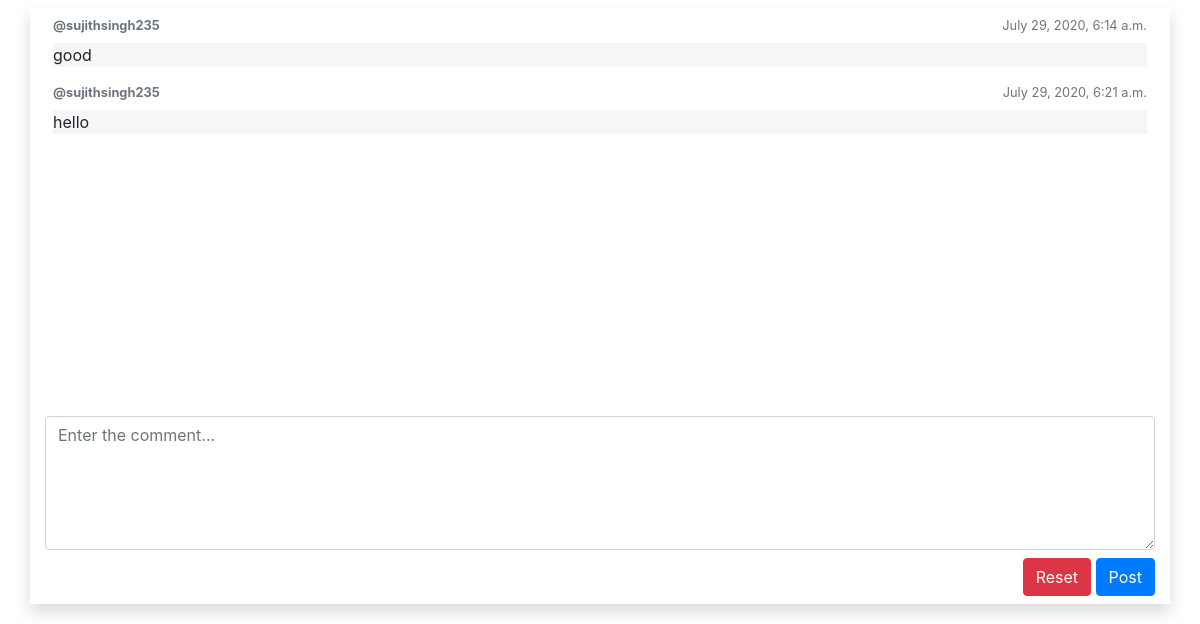
Screenshot of /public/forum/comments/31 (signed in) with the database file from the repository.
### public_forum/models.py (models this page shows)
class comments(models.Model):  # Comments for the answers in the public forum
    answer_id = models.IntegerField()
    user = models.CharField(max_length=25)
    name = models.CharField(max_length=25)
    posted_time = models.DateTimeField()
    comment = models.CharField(max_length=100)

### user_signup/decorators.py (the view)
	def wrap(request,*args,**kwargs):
		if 'id' in request.session:
			return function(request,*args,**kwargs)
		else:
			messages.info(request,'Login to continue')
			return redirect('user_login')

### public_forum/views.py (called while the page is built, shortened)
@login_required
def comments_view(request, id):
    comment = comments.objects.filter(answer_id=id).order_by('posted_time')
    if len(comment) != 0:
        exist = True
    else:
        exist = False
    auth_uname = request.session.get('username',None)
    auth_uid = request.session.get('id',None)
    auth_role = request.session.get('role',None)
    context = {
        'comments': comment,
        'exist': exist,
        'auth_uname' : auth_uname,
        'auth_uid' : auth_uid,
        'auth_role' : auth_role
    }
    return render(request, "public_forum/comments.html", context)

### templates/public_forum/comments.html (shortened to what this page needs)
{% extends 'base.html' %}
{% block content %}
	<div class="container shadow">
		<div class="sansserif my-2" id="comment-workplace" style="height:50vh;overflow-y:scroll !important">
			{% if exist %}
			{% for comment in comments %}
			<div id="comment-template" class="m-2">
				<div class="d-flex comment-profile-div my-2">
					<small class="comment-username font-weight-bold text-muted">@{{comment.user}}</small>
					<small class="ml-auto text-muted">{{comment.posted_time}}</small>
				</div>
				<p style="background-color:#f5f6f7" id="comment-paragraph">{{comment.comment}}</p>
			</div>
			{% endfor %}
			{% else %}
			<div class="d-flex justify-content-center align-items-center" style="height:50vh">
				<h1 class="font-weight-bold">No Comments</h1>
			</div>
			{% endif %}
		</div>
		<form method="POST">
		<div class="row mx-0">
			<textarea name="comment" required="required" class="form-control" placeholder="Enter the comment..." id="comment-textarea" rows="5"></textarea>
			<div class=" my-2 ml-auto">
				<button type="button" class="btn btn-danger" id="reset-in-comment">Reset</button>
				<input type="submit" class="btn btn-primary" id="post-in-comment" value="Post">
			</div>
		</div>
		</form>
	</div>
{% endblock %}

### rows the page displays
comments: user "sujithsingh235", posted_time "July 29, 2020, 6:14 a.m.", comment "good"
comments: user "sujithsingh235", posted_time "July 29, 2020, 6:21 a.m.", comment "hello"
